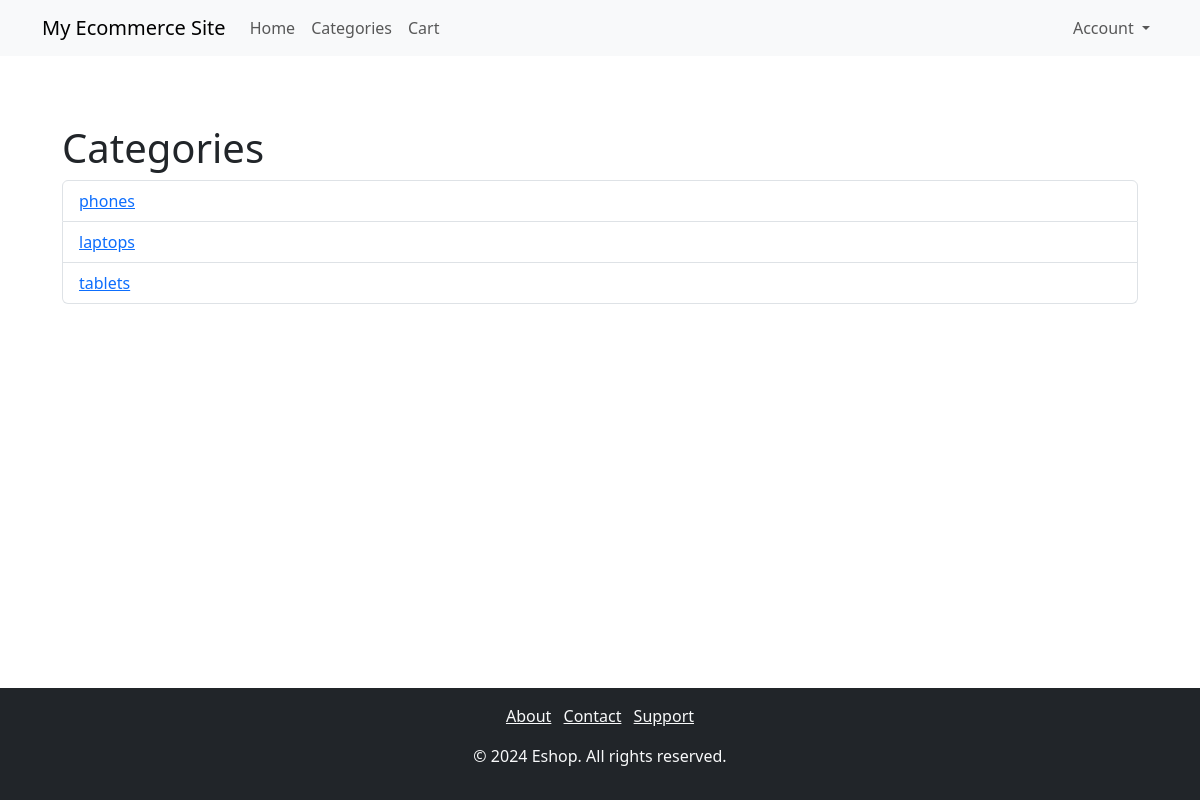
Page /categories/ on the committed database.
### shop/models.py (models this page shows, shortened)
class Category(models.Model):
    name = models.CharField(max_length=255, unique=True)
    slug = models.SlugField(max_length=255, unique=True)
    created_at = models.DateTimeField(auto_now_add=True)

### shop/views.py (the view)
# urls.py: path('categories/', views.category_list, name='category_list'),
def category_list(request):
    categories = Category.objects.all()
    return render(request, 'shop/category_list.html', {'categories': categories})

### shop/templates/shop/category_list.html (shortened to what this page needs)
{% extends 'shop/base.html' %}
{% block content %}
<div class="container mt-5">
  <h1>Categories</h1>
  <ul class="list-group">
    {% for category in categories %}
      <li class="list-group-item">
        <a href="{% url 'shop:category_detail' pk=category.pk %}">{{ category.name }}</a>
      </li>
    {% endfor %}
  </ul>
</div>
{% endblock %}

### shop/templates/shop/base.html (style rules this page uses)
body { display: flex; flex-direction: column; min-height: 100vh; margin: 0; }

### rows in the picture
Category: name "phones"
Category: name "laptops"
Category: name "tablets"
